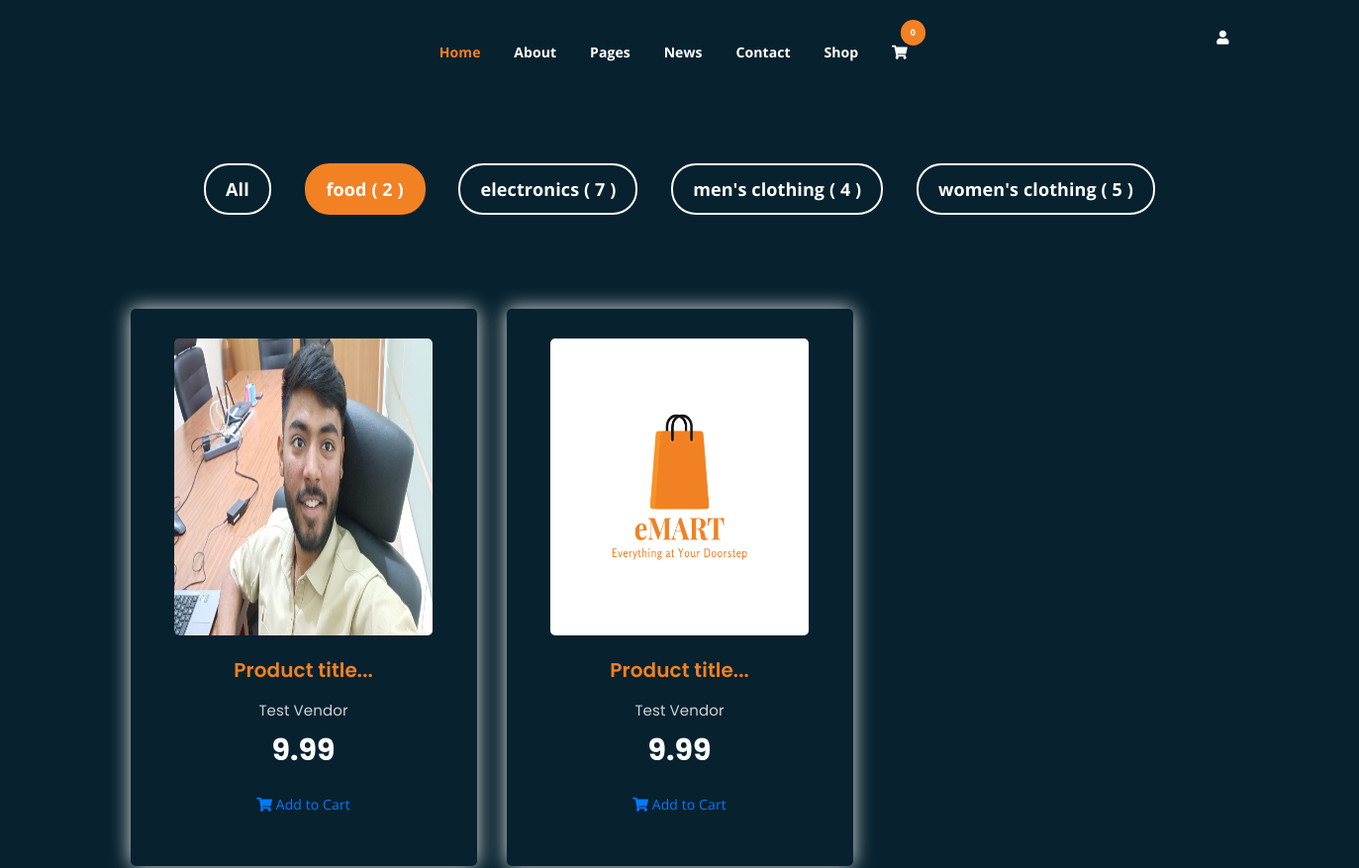
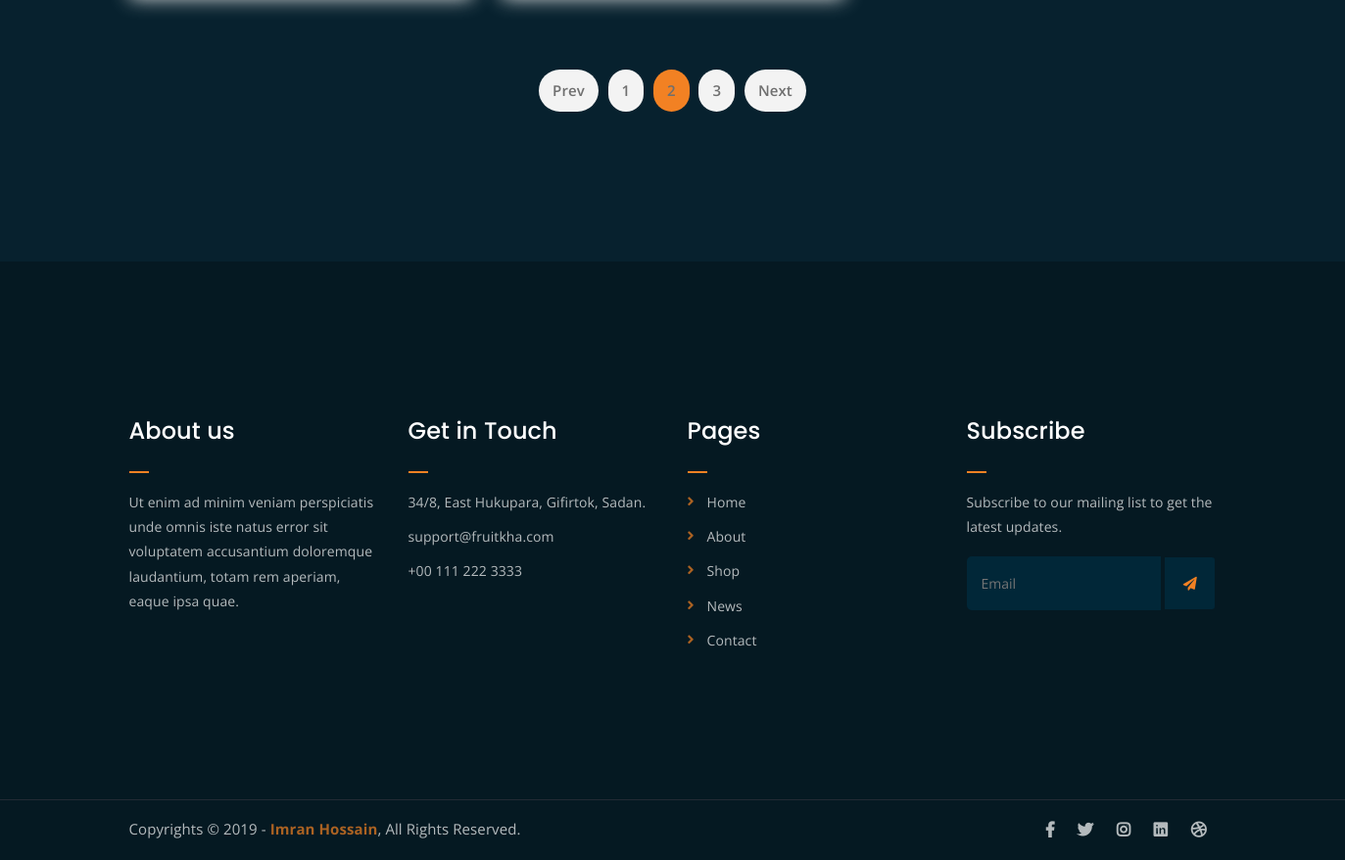
/products/CAT4ad422b43b/, run on the app's committed database (2 pictures, top to bottom).
### shop/models.py (models this page shows, shortened)
class Category(models.Model):
    cid=ShortUUIDField(unique=True, length=10, max_length=20, prefix="CAT",alphabet="abcd12345")
    title=models.CharField(max_length=100)
    image=models.ImageField(upload_to='category')
    class Meta:
        verbose_name_plural="Categories"

class Product(models.Model):
    pid=ShortUUIDField(unique=True, length=10, max_length=20, prefix="PRD",alphabet="abcd12345")
    user=models.ForeignKey(CustomUser,on_delete=models.SET_NULL,null=True)
    title=models.CharField(max_length=100,default='Product title')
    image=models.ImageField(upload_to=user_directory_path)
    category=models.ForeignKey(Category,on_delete=models.SET_NULL,null=True,related_name='product')
    vendor=models.ForeignKey(Vendor,on_delete=models.SET_NULL,null=True)
    description=RichTextUploadingField(null=True, blank=True)
    price=models.DecimalField(max_digits=99999,decimal_places=2,default="9.99")
    specs=RichTextUploadingField(null=True, blank=True)
    tags=TaggableManager(blank=True)
    product_status=models.CharField(choices=STATUS,max_length=20,default="in_review")
    status=models.BooleanField(default=True)
    in_stock=models.BooleanField(default=True)
    featured=models.BooleanField(default=False)
    digital=models.BooleanField(default=False)
    sku=ShortUUIDField(unique=True, length=4, max_length=10, prefix="SKU", alphabet="12345")
    date=models.DateTimeField(auto_now_add=True)
    updated=models.DateTimeField(null=True,blank=True)
    class Meta:
        verbose_name_plural="Products"
    def product_image(self):
        return mark_safe('<img src="%s" witdth="250" height="300"/>' %(self.image))

class Vendor(models.Model):
    vid= ShortUUIDField(unique=True, length=10,max_length=20,prefix="VEN",alphabet="abcd12345")
    title=models.CharField(max_length=100)
    image=models.ImageField(upload_to=user_directory_path)
    description=RichTextUploadingField(null=True, blank=True)
    address=models.CharField(max_length=100, default="some address")
    contact=models.CharField(max_length=12,default="42432")
    vendor_rating=models.CharField(default="10",max_length=10)
    user=models.ForeignKey(CustomUser,on_delete=models.SET_NULL, null=True)
    class Meta:
        verbose_name_plural="Vendors"
    def __str__(self):
        return self.title

### shop/views.py (the view)
# urls.py: path('products/<cid>/',views.product_list,name='product_list'),
def product_list(request,cid):
    category_objects=Category.objects.all()
    product_objects=Product.objects.filter(product_status="published")
    selected_category = None
    if cid!="all":
        category_objects=Category.objects.get(cid=cid)
        product_objects=Product.objects.filter(product_status="published",category=category_objects)
        category_objects=Category.objects.all()
    context={
        'product_objects':product_objects,
        'category_objects':category_objects,
        'selected_category':cid
    }
    return render(request, 'shop/products.html', context)

### shop/context_processor.py (called while the page is built)
def default(request):
    return {
        'categories': Category.objects.all()
    }

### templates/shop/products.html
{% extends 'layout/base.html' %}
{% load static %}
{% block content %}
<div class="product-section mt-150 mb-150">
    <div class="container">
        <div class="row">
            <div class="col-md-12">
                <div class="product-filters">
                    <ul>
                        <a href="{% url 'shop:product_list' 'all' %}">
                            <li class="{% if selected_category == 'all' %} active {% endif %}">
                                    All
                            </li>
                        </a>
                        {% for cat in category_objects %}
                            <a href="{% url 'shop:product_list' cat.cid %}">
                                <li class="{% if cat.cid == selected_category  %} active {% endif %}">
                                        {{cat.title}} ( {{cat.product.count}} )
                                </li>
                            </a>
                        {% endfor %}
                    </ul>
                </div>
            </div>
        </div>
        <div class="row product-lists">
            {% for product in product_objects %}
            <div class="col-lg-4 col-md-6 text-center strawberry">
                <div class="single-product-item">
                    <div class="product-image">
                        <a href="{% url 'shop:product_detail' product.pid %}">{{product.product_image}}</a>
                    </div>
                    <h3>{{product.title|slice:":30"}}...</h3>
                    <p class="product-price"><span>{{ product.vendor }}</span> {{product.price}} </p>
                    <a href="cart.html" class="cart-btn"><i class="fas fa-shopping-cart"></i> Add to Cart</a>
                </div>
            </div>
            {% endfor %}
        </div>
        <div class="row">
            <div class="col-lg-12 text-center">
                <div class="pagination-wrap">
                    <ul>
                        <li><a href="#">Prev</a></li>
                        <li><a href="#">1</a></li>
                        <li><a class="active" href="#">2</a></li>
                        <li><a href="#">3</a></li>
                        <li><a href="#">Next</a></li>
                    </ul>
                </div>
            </div>
        </div>
    </div>
</div>
{% endblock %}

### static/assets/css/main.css (style rules this page uses)
html { font-size: 14px; font-weight: 400; line-height: 28px; height: 100%; }
body { font-family: "Open Sans", sans-serif; font-weight: 400; font-size: 1rem; letter-spacing: 0.1px; line-height: 1.8; color: #051922; background-color: #07212e; overflow-x: hidden; }
body img { max-width: 100%; }
a { cursor: pointer; text-decoration: none; -webkit-transition: all 0.2s ease-in-out; -o-transition: all 0.2s ease-in-out; transition: all 0.2s ease-in-out; }
h1, .h1, h2, .h2, h3, .h3, h4, .h4, h5, .h5, h6, .h6 { font-family: "Poppins", sans-serif; font-weight: 700; margin: 0 0 1.25rem 0; color: #F28123; }
h3, .h3 { font-size: 2rem; font-weight: 700; line-height: 2.25rem; }
p { font-family: "Open Sans", sans-serif; font-weight: 400; font-size: 1rem; letter-spacing: 0.1px; line-height: 1.8; margin: 0 0 1.25rem 0; }
.mt-150 { margin-top: 150px; }
.mb-150 { margin-bottom: 150px; }
.pagination-wrap ul li a { -webkit-transition: 0.3s; -o-transition: 0.3s; transition: 0.3s; }
.product-image img { -webkit-transition: 0.3s; -o-transition: 0.3s; transition: 0.3s; }
.single-product-item { -webkit-transition: 0.3s; -o-transition: 0.3s; transition: 0.3s; }
html, body { height: 100%; }
.pagination-wrap { margin-top: 40px; }
.pagination-wrap ul { margin: 0; padding: 0; list-style: none; }
.pagination-wrap ul li { display: inline-block; }
.pagination-wrap ul li a { color: #6f6f6f; font-size: 15px; background-color: #f3f3f3; display: inline-block; padding: 8px 14px; border-radius: 5px; margin: 3px; font-weight: 600; border-radius: 50px; }
.pagination-wrap ul li a.active { background-color: #F28123; }
.product-filters { margin-bottom: 80px; }
.product-filters ul { margin: 0; padding: 0; list-style: none; text-align: center; }
.product-filters ul li { display: inline-block; font-weight: 700; font-size: 18px; margin: 15px; border: 2px solid; color: white; cursor: pointer; padding: 8px 20px; border-radius: 25px; }
.product-filters ul li.active { border: 2px solid #F28123; background-color: #F28123; color: #fff; }
.single-product-item { margin-bottom: 30px; }
.product-image { padding: 30px; padding-bottom: 0; }
.product-image img { width: 90%; border-radius: 5px; margin-bottom: 20px; }
.single-product-item h3 { font-size: 20px; font-weight: 600; margin-bottom: 10px; }
p.product-price { font-family: 'Poppins', sans-serif; font-size: 30px; font-weight: 700; margin-bottom: 15px; color: white; }
p.product-price span { display: block; opacity: 0.8; font-size: 15px; font-weight: 400; color: white; }
.single-product-item { -webkit-box-shadow: 0 0 20px #e4e4e4; box-shadow: 0 0 20px #e4e4e4; padding-bottom: 50px; border-radius: 5px; }

### data on the page
Category: title "food", product.count "2"
Category: title "electronics", product.count "7"
Category: title "men's clothing", product.count "4"
Category: title "women's clothing", product.count "5"
Product: product_image (picture), title "Product title", vendor "Test Vendor", price "9.99"
Product: product_image (picture), title "Product title", vendor "Test Vendor", price "9.99"

### other printed values
{{ request.session.cart_data_obj|length }} "0"
